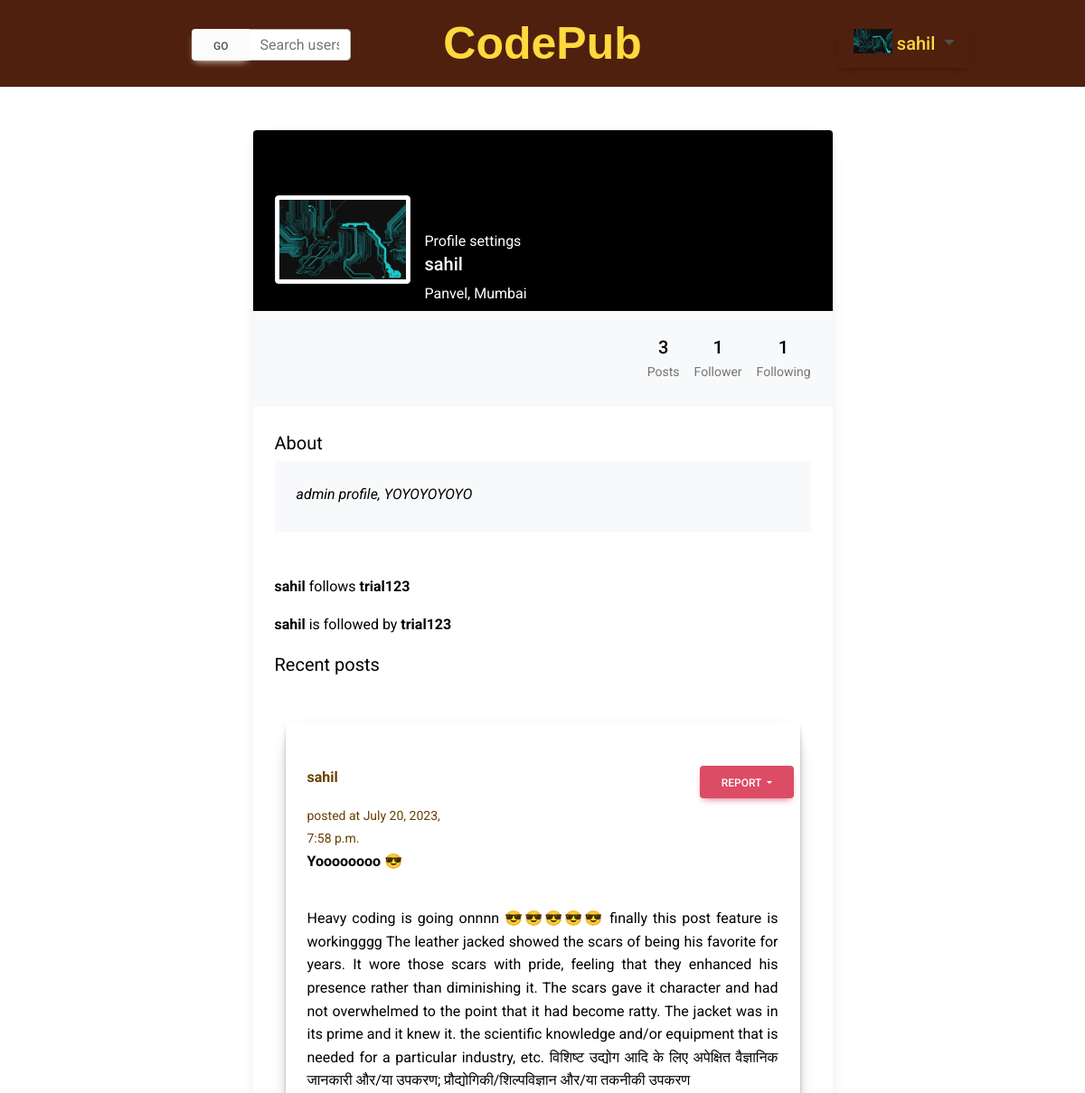
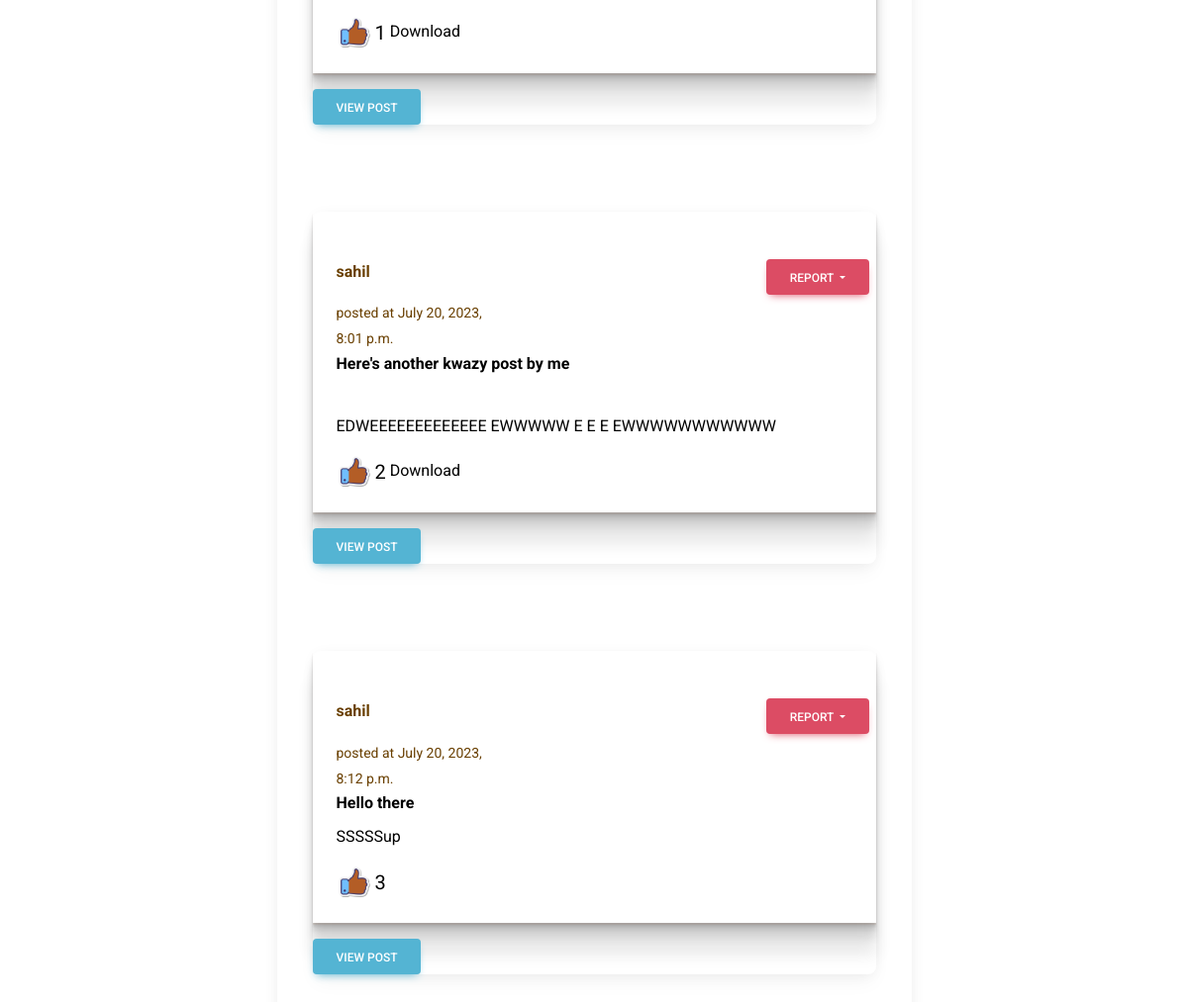
The page /view-profile/sahil (signed in) on the database its author committed (2 pictures, top to bottom).
### home/models.py (models this page shows, shortened)
class Profile(models.Model):
    user = models.ForeignKey(User,on_delete=models.CASCADE)
    citizenID = models.IntegerField()
    email = models.EmailField(max_length=100)
    bio = models.TextField(max_length=1000, blank=True)
    profileimg = models.ImageField(upload_to='profile_images',default='Default-avatar.jpg')
    location = models.CharField(max_length=100,blank=True)

### codepub/models.py (models this page shows, shortened)
class FollowAccount(models.Model):
    follower = models.CharField(max_length=100)
    user = models.CharField(max_length=100)

class Post(models.Model):
    id = models.UUIDField(primary_key=True, default=uuid.uuid4)
    title = models.CharField(max_length=200)
    user =  models.CharField(max_length=100)
    image = models.ImageField(upload_to='post_images')
    caption = models.TextField(max_length=15000)
    created_at = models.DateTimeField(default=datetime.now)
    likes = models.IntegerField(default=0)
    class Meta:
        ordering = ['created_at']

### codepub/views.py (the view)
# urls.py: path('view-profile/<str:pk>',views.view_profile,name='view-profile'),
@login_required(login_url='login')
def view_profile(request,pk):
    viewed_user_object = User.objects.get(username=pk)
    viewed_user_profile = Profile.objects.get(user=viewed_user_object)
    viewed_user_posts = Post.objects.filter(user=pk)
    viewed_user_posts_length = len(viewed_user_posts)
    follower = request.user.username
    user = pk
    if FollowAccount.objects.filter(follower=follower, user = user).first():
        follow_text = "Unfollow"
    else:
        follow_text = "Follow"
    viewed_user_followers = FollowAccount.objects.filter(user=pk).all()
    no_of_followers = len(viewed_user_followers)
    viewed_users_following = FollowAccount.objects.filter(follower=pk).all()
    no_of_persons_followed = len(viewed_users_following)
    context = {
        'viewed_user_object':viewed_user_object,
        'viewed_user_profile':viewed_user_profile,
        'viewed_user_posts':viewed_user_posts,
        'viewed_user_posts_length':viewed_user_posts_length,
        'follow_text':follow_text,
        'viewed_user_followers':viewed_user_followers,
        'no_of_followers':no_of_followers,
        'viewed_users_following':viewed_users_following,
        'no_of_persons_followed':no_of_persons_followed
    }
    return render(request,'codepub/view-profile.html',context)

### home/context_processors.py (called while the page is built)
def profile_details(request):
    if request.user.is_authenticated:
        user_profile = Profile.objects.get(user=request.user)
        return {'user_profile':user_profile}
    return {}

### templates/codepub/view-profile.html (shortened to what this page needs)
{% extends 'codepubbase.html' %}
{% load static %}
{% block content %}
<!DOCTYPE html>
<html lang="en">
<head>
    <link
    href="https://cdnjs.cloudflare.com/ajax/libs/font-awesome/6.0.0/css/all.min.css"
    rel="stylesheet"
    />
    <link
    href="https://cdnjs.cloudflare.com/ajax/libs/mdb-ui-kit/6.4.0/mdb.min.css"
    rel="stylesheet"
    />
</head>
<body>
    <section class="h-100 gradient-custom-2">
        <div class="container py-5 h-100">
          <div class="row d-flex justify-content-center align-items-center h-100">
            <div class="col col-lg-9 col-xl-7">
              <div class="card">
                <div class="rounded-top text-white d-flex flex-row" style="background-color: #000; height:200px;">
                  <div class="ms-4 mt-5 d-flex flex-column" style="width: 150px;">
                    <img src="{{viewed_user_profile.profileimg.url}}"
                      alt="Generic placeholder image" class="img-fluid img-thumbnail mt-4 mb-2"
                      style="width: 150px; z-index: 1">
                  </div>
                  <div class="ms-3" style="margin-top: 110px;">
                    {% if viewed_user_object.username == user.username %}
                      <a href="{% url 'profile' %}">
                        Profile settings
                      </a>
                    {% else %}
                    <a href="/follow/{{viewed_user_object.username}}">
                      {{follow_text}}
                    </a>
                    {% endif %}
                    <h5>{{viewed_user_profile.user.username}}</h5>
                    <p>{{viewed_user_profile.location}}</p>
                  </div>
                </div>
                <div class="p-4 text-black" style="background-color: #f8f9fa;">
                  <div class="d-flex justify-content-end text-center py-1">
                    <div>
                      {% if viewed_user_posts_length > 1 %}
                        <p class="mb-1 h5">{{viewed_user_posts_length}}</p>
                        <p class="small text-muted mb-0">Posts</p>
                      {% elif viewed_user_posts_length == 1 %}
                        <p class="mb-1 h5">{{viewed_user_posts_length}}</p>
                        <p class="small text-muted mb-0">Post</p>
                      {% else %}
                      <p class="mb-1 h5">No posts</p>
                      {% endif %}
                    </div>
                    <div class="px-3">
                      <p class="mb-1 h5">{{no_of_followers}}</p>
                      <p class="small text-muted mb-0">
                        {% if no_of_followers != 1 %}
                          Followers
                        {% else %}
                          Follower
                        {% endif %}
                      </p>
                    </div>
                    <div>
                      <p class="mb-1 h5">{{no_of_persons_followed}}</p>
                      <p class="small text-muted mb-0">Following</p>
                    </div>
                  </div>
                </div>
                <div class="card-body p-4 text-black">
                  <div class="mb-5">
                    <p class="lead fw-normal mb-1">About</p>
                    <div class="p-4" style="background-color: #f8f9fa;">
                      <p class="font-italic mb-1">{{viewed_user_profile.bio}}</p>
                    </div>
                  </div>
                  {% if no_of_persons_followed > 0 %}
                  <p><strong>{{viewed_user_profile.user.username}}</strong> follows
                    {% for person in viewed_users_following %}
                      <span><strong>{{person.user}} </strong></span>
                    {% endfor %}
                  </p>
                  {% else %}
                    <p><strong>{{viewed_user_profile.user.username}}</strong> does not follow anyone yet
                    </p>
                  {% endif %}
                  {% if no_of_followers > 0 %}
                  <p><strong>{{viewed_user_profile.user.username}}</strong> is followed by
                    {% for person in viewed_user_followers %}
                      <strong><span>{{person.follower}} </span></strong>
                    {% endfor %}
                  </p>
                  {% else %}
                    <p><strong>{{viewed_user_profile.user.username}}</strong> has no followers as of now
                    </p>
                  {% endif %}
                  <div class="d-flex justify-content-between align-items-center mb-4">
                    <p class="lead fw-normal mb-0">Recent posts</p>
                  </div>
                  <div class="row g-2">
                    {% for post in viewed_user_posts %}
                    <div class="col-md-12 mb-2">
                      {% include 'codepub/postView.html' %}
                    </div>
                    {% endfor %}
                  </div>
                </div>
              </div>
            </div>
          </div>
        </div>
      </section>
</body>
</html>
{% endblock content %}

### templates/codepubbase.html (shortened to what this page needs)
<!doctype html>
{% load static %}
<html lang="en">
  <head>
    <link rel="stylesheet" href="https://cdn.jsdelivr.net/npm/bootstrap@4.3.1/dist/css/bootstrap.min.css">
    <link rel="stylesheet" href="{% static 'css/cp.css' %}">
  </head>
  <body>
    <div class="container-fluid" style="width: 100%;">
        <div class="row pt-2 pb-2" style="background-color: #4F200D;">
            <div class="col-md-2"></div>
            <div class="col-md-2 mt-4">
            <form action="{% url 'search' %}" method="post">
              <div class="input-group mb-3">
                <div class="input-group-prepend">
                  <button class="btn btn-light" type="submit">
                    Go
                  </button>
                </div>
                <input type="text" class="form-control" name="search-input" placeholder="Search users" aria-label="" aria-describedby="basic-addon1">
              </div>
            </form>
            </div>
            <div class="col-md-4 text-center">
                <a href="{% url 'codepubHome' %}" style="text-decoration: none"><strong class="cp-title">CodePub</strong></a>
            </div>
            <div class="col-md-4 text-center">
                {% if user.is_authenticated %}
                  <div class="btn-group btn-group-lg mt-3">
                    <a href="{% url 'profile' %}" type="button" class="btn dropdown-toggle btn-lg" data-toggle="dropdown" aria-haspopup="true" aria-expanded="false" style="color: white;">
                      <img src="{{user_profile.profileimg.url}}" class="profile-img pb-2" alt="profile-pic">
                      <span style="color: #FFD93D; text-transform: none;">{{user_profile.user}}</span>
                    </a>
                  </div>
                {% endif %}
            </div>
        </div>
    </div>
    {% block content %}
    {% endblock content %}
  </body>
</html>

### templates/codepub/postView.html (shortened to what this page needs)
{% load static %}
{% load humanize %}
<div class="container-fluid mt-4 mb-5">
    <div class="row">
        <div class="col">
            <div class="card">
                <div class="card-body post-shadow">
                    <p class="card-text">
                    <div class="container-fluid">
                        <div class="row">
                            <div class="col-4 mt-2 px-0" style="color: rgb(105, 63, 0);">
                                <a href="#" style="color: rgb(105, 63, 0);">
                                    <strong>
                                        <a href="/view-profile/{{post.user}}">
                                            <p>{{post.user}}</p>
                                        </a></strong> <small>posted at {{post.created_at}}</small>
                                </a>
                            </div>
                            <div class="offset-6 col-2 mt-2 px-0">
                                <div class="dropdown">
                                    <a class="btn btn-danger dropdown-toggle text-white" href="#" role="button"
                                        id="dropdownMenuLink" data-mdb-toggle="dropdown" aria-expanded="false">
                                        Report
                                    </a>
                                </div>
                            </div>
                        </div>
                    </div>
                    <div class="row mb-1">
                        <div class="col-auto">
                            <strong id="preview-title" style="color: black;">{{ post.title }}
                            </strong>
                        </div>
                    </div>
                    {% if post.image %}
                    <div class="row mb-2">
                        <div class="col text-center">
                        </div>
                    </div>
                    {% endif %}
                    <div class="row mt-2">
                        <div class="col" style="text-align: justify; color: black;">
                            <span id="preview-caption">{{post.caption}}</span>
                        </div>
                    </div>
                    </p>
                    <a href="{% url 'like-post' %}?post_id={{post.id}}">
                        <img src="{% static 'images/like.png' %}" class="profile-img" alt="">
                        <span style="color: black; font-size: 20px;" class="align-middle">{{post.likes}}</span>
                    </a>
                    {% if post.image %}
                    <a href="{{post.image.url}}" download>Download</a>
                    {% endif %}
                </div>
                {% if request.user.is_authenticated %}
                <form action="{% url 'postComment' %}" method="GET">
                    <button type="submit" class="btn btn-info mt-3 text-center">
                        View post
                    </button>
                </form>
                {% else %}
                <h3>Please log in if you wish to add comments</h3>
                {% endif %}
            </div>
        </div>
    </div>
</div>

### static/css/cp.css (style rules this page uses)
html, body { width: 100%; }
body { background-color: #F6F1E9; }
a { text-decoration: none !important; color: inherit !important; }
.cp-title { color: #FFD93D; font-family: Impact, Haettenschweiler, 'Arial Narrow Bold', sans-serif; font-size: 50px; }
.profile-img { height: 35px; align-items: center; }
.post-shadow { box-shadow: rgba(97, 39, 0, 0.09) 0px 2px 1px, rgba(0, 0, 0, 0.09) 0px 4px 2px, rgba(0, 0, 0, 0.09) 0px 8px 4px, rgba(0, 0, 0, 0.09) 0px 16px 8px, rgba(0, 0, 0, 0.09) 0px 32px 16px; }

### rows shown on the page
Profile: profileimg (picture), user "sahil", user.username "sahil", location "Panvel, Mumbai", bio "admin profile, YOYOYOYOYO"
FollowAccount: user "trial123"
FollowAccount: follower "trial123"
Post: user "sahil", created_at "July 20, 2023, 7:58 p.m.", title "Yoooooooo 😎", caption "Heavy coding is going onnnn 😎😎😎😎😎 finally this post feature is workingggg The leather jacked showed the scars of being his favorite for years. It wore those scars with pride, feeling that they enhanced his presence rather than diminishing it. The scars gave it character and had not overwhelmed to the point that it had become ratty. The jacket was in its prime and it knew it. the scientific knowledge and/or equipment that is needed for a particular industry, etc. विशिष्‍ट उद्योग आदि के लिए अपेक्षित वैज्ञानिक जानकारी और/या उपकरण; प्रौद्योगिकी/शिल्‍पविज्ञान और/या तकनीकी उपकरण", likes "1"
Post: user "sahil", created_at "July 20, 2023, 8:01 p.m.", title "Here's another kwazy post by me", caption "EDWEEEEEEEEEEEEE EWWWWW E E E EWWWWWWWWWWW", likes "2"
Post: user "sahil", created_at "July 20, 2023, 8:12 p.m.", title "Hello there", caption "SSSSSup", likes "3"

### other values the page prints
{{ viewed_user_posts_length }} "3"
{{ no_of_followers }} "1"
{{ no_of_persons_followed }} "1"
